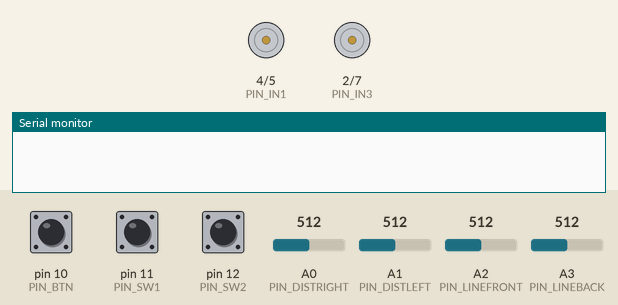
Simulated run of this sketch. Board: Arduino Uno, built with avr-gcc and run on an emulated ATmega328P. Parts: motor-driver pin pairs drawn as motors (green arrow = first pin HIGH = forward, orange = second pin HIGH = backward, longer = more drive, scaled by the enable pin), the last lines printed to the serial monitor. The inputs (shaded band) are chosen by the test bench; at power-on: pin 10 (PIN_BTN) HIGH, pin 12 (PIN_SW2) HIGH, pin 11 (PIN_SW1) HIGH, A0 (PIN_DISTRIGHT) = 512, A1 (PIN_DISTLEFT) = 512, A2 (PIN_LINEFRONT) = 512, A3 (PIN_LINEBACK) = 512.

Above: at 1.2 s.
1.3 s: pin 10 (PIN_BTN) pulled LOW for 0.15 s
At 1.8 s:
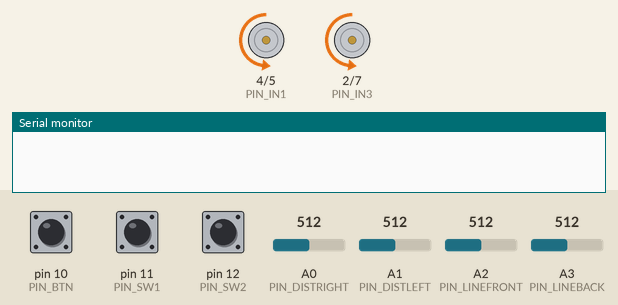
At 2.3 s:
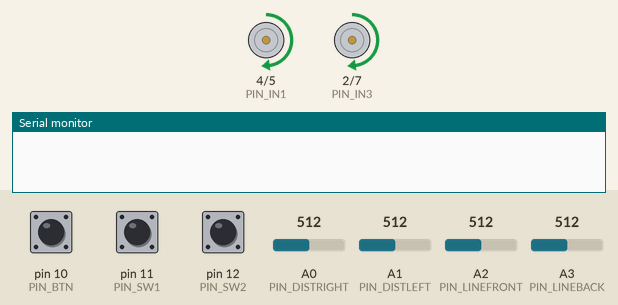
4.4 s: pin 12 (PIN_SW2) pulled LOW for 3.2 s
At 9.0 s:
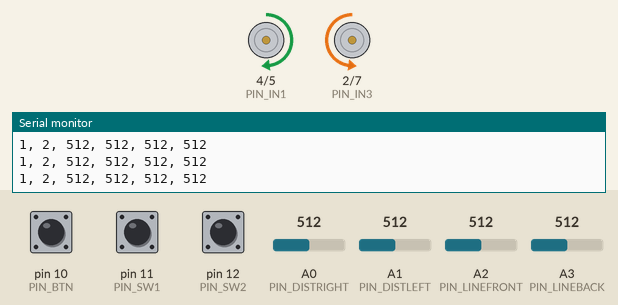
9.1 s: pin 11 (PIN_SW1) pulled LOW for 3.2 s
Timing chart, 0 to 19.8 s (numbered marks = the images above; inputs shaded):
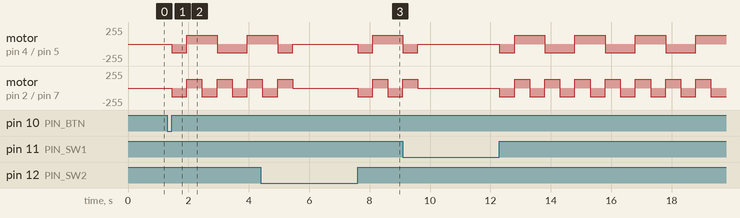

The sketch:

sumo.ino
```cpp
#include "lib.h"

void setup() {
  Serial.begin(9600);
  configurePins();
}

void tacticZero() {

}

void tacticOne() {

}

// Prints sensor data.
void tacticTwo() {
  String str = "";
  str += digitalRead(PIN_BTN);
  str += ", ";
  str += getTactic();
  str += ", ";
  str += analogRead(PIN_LINEFRONT);
  str += ", ";
  str += analogRead(PIN_LINEBACK);
  str += ", ";
  str += analogRead(PIN_DISTRIGHT);
  str += ", ";
  str += analogRead(PIN_DISTLEFT);
  Serial.println(str);
}

// Moves in a pattern.
void tacticThree() {
  move(-130, 130);
  delay(500);
  move(130, -130);
  delay(500);
  move(130, 130);
  delay(500);
  move(-130, -130);
  delay(500);
  move(0, 0);
}

void loop() {

  blockUntilGameStart();

  switch (getTactic()) {
    case 0:
      tacticZero();
      break;
    case 1:
      tacticOne();
      break;
    case 2:
      tacticTwo();
      break;
    case 3:
      tacticThree();
      break;
  }
}
```

lib.h
```cpp
// PWM
int PIN_ENA = 6;
int PIN_ENB = 3;

// Digital
int PIN_IN1 = 4;
int PIN_IN2 = 5;
int PIN_IN3 = 2;
int PIN_IN4 = 7;
int PIN_BTN = 10;
int PIN_SW1 = 11;
int PIN_SW2 = 12;

// Analog
int PIN_DISTRIGHT = 0;
int PIN_DISTLEFT = 1;
int PIN_LINEFRONT = 2;
int PIN_LINEBACK = 3;

// Configure pin modes.
void configurePins() {
  pinMode(PIN_ENA, OUTPUT);
  pinMode(PIN_IN1, OUTPUT);
  pinMode(PIN_IN2, OUTPUT);
  pinMode(PIN_IN3, OUTPUT);
  pinMode(PIN_IN4, OUTPUT);
  pinMode(PIN_ENB, OUTPUT);
  pinMode(PIN_BTN, INPUT_PULLUP);
  pinMode(PIN_SW1, INPUT_PULLUP);
  pinMode(PIN_SW2, INPUT_PULLUP);
  pinMode(PIN_DISTRIGHT, INPUT);
  pinMode(PIN_DISTLEFT, INPUT);
}

// Get the selected tactic (two switches).
int getTactic() {
  return (digitalRead(PIN_SW1) << 1) | digitalRead(PIN_SW2);
}

// Get distance from left IR sensor.
int leftDistance() {
  return analogRead(PIN_DISTLEFT);
}

// Get distance from right IR sensor.
int rightDistance() {
  return analogRead(PIN_DISTRIGHT);
}

// Is the front sensor outside the ring?
bool isFrontOutside() {
  return analogRead(PIN_LINEFRONT) > 500;
}

// Is the back sensor outside the ring?
bool isBackOutside() {
  return analogRead(PIN_LINEBACK) > 500;
}

// Block execution until the game is started with the push button.
bool gameRunning = false;
void blockUntilGameStart() {
  if (!gameRunning) {
    while (digitalRead(PIN_BTN));
    while (!digitalRead(PIN_BTN));
    gameRunning = true;
  }
}

// Rotate left and right wheels [-255, 255].
void move(int left, int right) {
  analogWrite(PIN_ENA, abs(left));
  analogWrite(PIN_ENB, abs(right));

  if (left < 0) {
    digitalWrite(PIN_IN1, LOW);
    digitalWrite(PIN_IN2, HIGH);
  } else {
    digitalWrite(PIN_IN1, HIGH);
    digitalWrite(PIN_IN2, LOW);
  }
  if (right < 0) {
    digitalWrite(PIN_IN3, HIGH);
    digitalWrite(PIN_IN4, LOW);
  } else {
    digitalWrite(PIN_IN3, LOW);
    digitalWrite(PIN_IN4, HIGH);
  }
}
```

Measured:
- after the input at 1.3 s, motor on pin 4 (PIN_IN1) / pin 5 (PIN_IN2): stopped → backward 130/255 after 0.15 s, → forward 130/255 0.50 s later, → backward 130/255 1.0 s later, → forward 130/255 1.0 s later; motor on pin 2 (PIN_IN3) / pin 7 (PIN_IN4): alternates forward 130/255 for 0.50 s and backward 130/255 for 0.50 s, starting after 0.15 s
